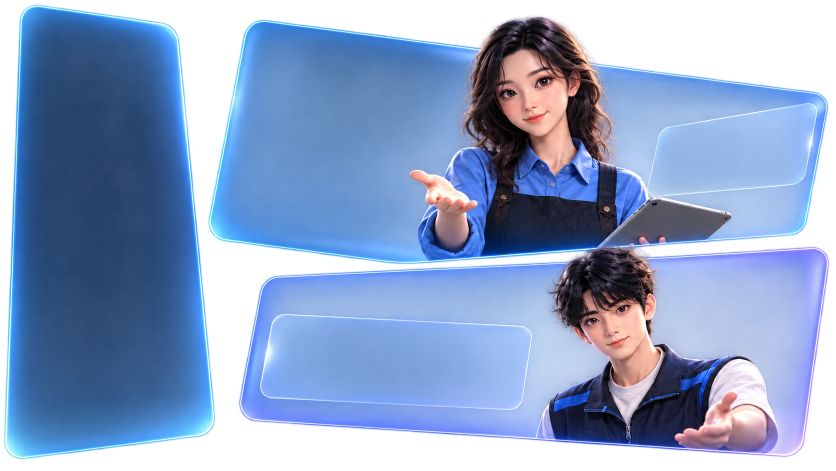
#> input picture Assets/_Project/Art/UI/Home/main/1.png, 1672 x 941 px (shown at 1/2 size)
$ python split_panels.py
#> lines starting #> are read from the running program, lines starting #| are printed output that depends on the picture
# 메인 화면 패널 합본(Assets/_Project/Art/UI/Home/main/1.png)을 왼쪽 글래스와 오른쪽 카드(훈련/현장 + 두 캐릭터) 두 장으로 나눈다.
#   결과: main/1_left.png, main/1_cards.png (원본과 같은 크기라 같은 자리에 겹쳐 놓으면 원본과 똑같다)
#   Unity에서 왼쪽 글래스만 왼쪽으로 옮겨 카드와의 틈을 벌린다(MainSceneBuilder).
# 자르는 선: 줄마다 왼쪽 글래스(알파>200) 끝과 카드 시작 사이 틈에서 가장 투명한 x. 틈이 없는 줄(맨 위/아래)은 이어 붙인다.
# 잘린 빛이 딱 끊겨 보이지 않게 자르는 선 양쪽 FEATHER px는 빛을 서서히 0으로 줄인다.
# 1.png를 바꾸면 이 스크립트를 다시 돌린다.   필요: Python 3 + numpy + Pillow
#   실행: python Art_Source/ui_main/split_panels.py
import os
import numpy as np
from PIL import Image

ROOT = os.path.abspath(os.path.join(os.path.dirname(os.path.abspath(__file__)), '..', '..'))
MAIN = os.path.join(ROOT, 'Assets', '_Project', 'Art', 'UI', 'Home', 'main')
SEARCH_X0, SEARCH_X1 = 330, 560   # 틈을 찾는 가로 범위(px). 왼쪽 글래스 오른쪽 끝 ~ 카드 왼쪽 끝을 포함
FEATHER = 4

im = np.array(Image.open(os.path.join(MAIN, '1.png')).convert('RGBA')).astype(float)
alpha = im[:, :, 3]
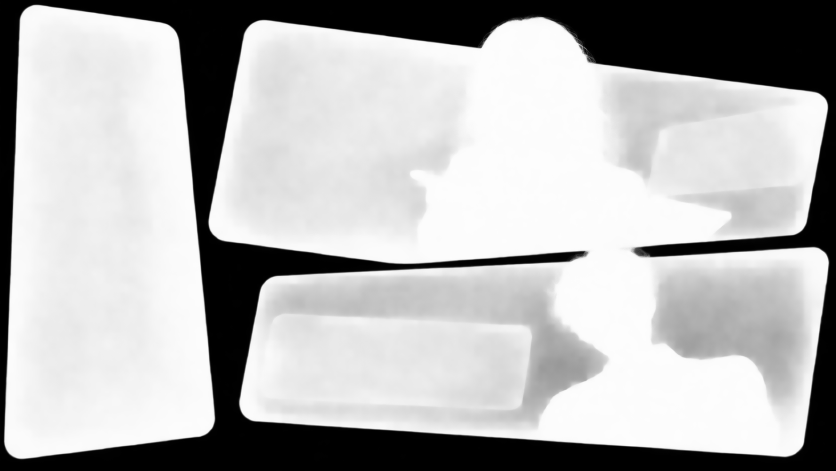
#> alpha: shape (941, 1672) float64 (shown at 1/2 size); min 0, max 255, mean 179.5
H, W = alpha.shape
#> H = 941; W = 1672

cut = np.full(H, -1.0)
#> cut = 941 values from -1 to -1
for y in range(H):
    seg = alpha[y, SEARCH_X0:SEARCH_X1]
    xs = np.where(seg > 200)[0]
    for i in range(1, len(xs)):
        if xs[i] - xs[i - 1] > 3:
            gap = seg[xs[i - 1] + 1:xs[i]]
            low = np.where(gap <= gap.min() + 6)[0]   # 가장 투명한 구간의 가운데 (한쪽 테두리에 붙지 않게)
            cut[y] = SEARCH_X0 + xs[i - 1] + 1 + float(low.mean())
            break
#> after the loop, cut = 941 values, max 473.5 at index 552, min -1 at index 0, mean 339.6
rows = np.where(cut >= 0)[0]
#> rows = 741 values from 48 to 844
if len(rows) == 0:
    raise SystemExit('틈을 찾지 못함: SEARCH_X0/X1을 확인')
cut = np.interp(np.arange(H), rows, cut[rows])
#> cut = 941 values, max 473.5 at index 552, min 404 at index 438, mean 437.1

# 줄마다 자르는 선에서 양쪽 패널(알파>60)까지 거리보다 넓게 지우지 않는다(틈이 좁은 곳에서 테두리 빛을 깎지 않게)
feather_l = np.full(H, float(FEATHER))
#> feather_l = 941 values from 4 to 4
feather_r = np.full(H, float(FEATHER))
#> feather_r = 941 values from 4 to 4
for y in range(H):
    c = int(round(cut[y]))
    row = alpha[y]
    lx = np.where(row[max(0, c - FEATHER - 1):c] > 60)[0]
    rx = np.where(row[c + 1:c + FEATHER + 2] > 60)[0]
    if len(lx): feather_l[y] = max(1.0, (FEATHER + 1) - lx.max() - 1)
    if len(rx): feather_r[y] = max(1.0, float(rx.min()))
#> this loop made 941 passes
#> c on passes 1 to 3: 418, 418, 418

d = np.arange(W)[None, :] - cut[:, None]
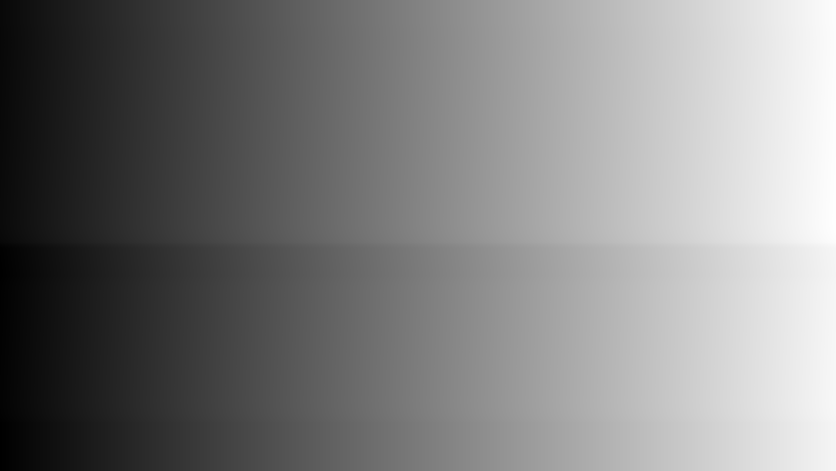
#> d: shape (941, 1672) float64 (shown at 1/2 size); min -473.5, max 1267, mean 398.4; drawn with min black and max white
left = im.copy()
right = im.copy()
left[:, :, 3] *= np.clip(-d / feather_l[:, None] + 0.5, 0, 1)
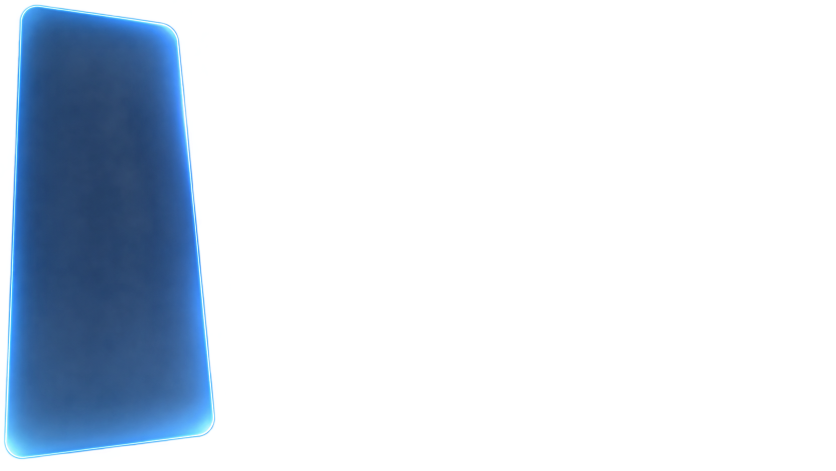
#> left: shape (941, 1672, 4) float64 (shown at 1/2 size); mean R, G, B, A 76.7, 104.6, 147.6, 49.6; transparent parts drawn white
right[:, :, 3] *= np.clip(d / feather_r[:, None] + 0.5, 0, 1)
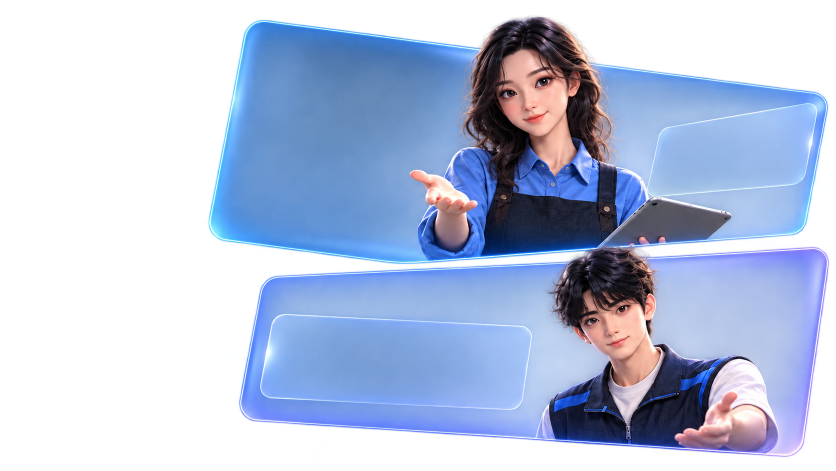
#> right: shape (941, 1672, 4) float64 (shown at 1/2 size); mean R, G, B, A 76.7, 104.6, 147.6, 129.9; transparent parts drawn white

for name, arr in (('1_left.png', left), ('1_cards.png', right)):
    Image.fromarray(np.clip(arr + 0.5, 0, 255).astype(np.uint8), 'RGBA').save(os.path.join(MAIN, name))
#> this loop made 2 passes
#> name on passes 1 to 2: '1_left.png', '1_cards.png'
print('cut x %d~%d, rows with gap %d/%d -> 1_left.png, 1_cards.png' % (cut.min(), cut.max(), len(rows), H))
#| cut x 404~473, rows with gap 741/941 -> 1_left.png, 1_cards.png

$ run again, with Assets/_Project/Art/UI/Home/main/11.png copied over Assets/_Project/Art/UI/Home/main/1.png
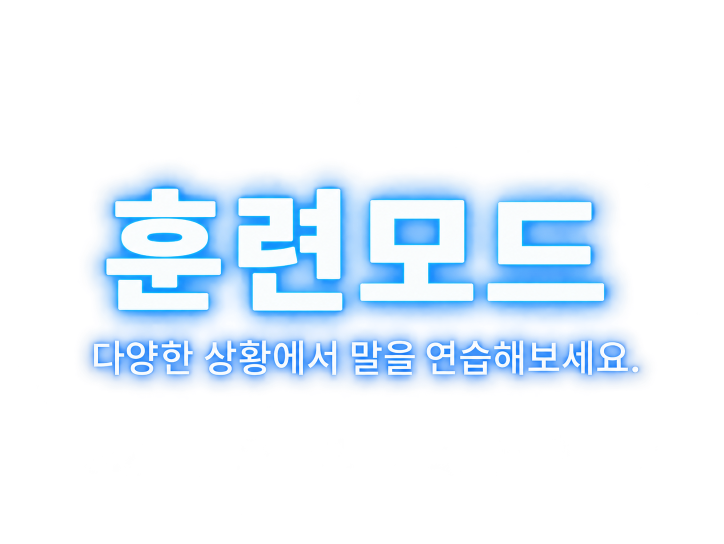
#> input picture Assets/_Project/Art/UI/Home/main/11.png, 1447 x 1087 px (shown at 1/2 size)
#> `alpha = im[:, :, 3]`:
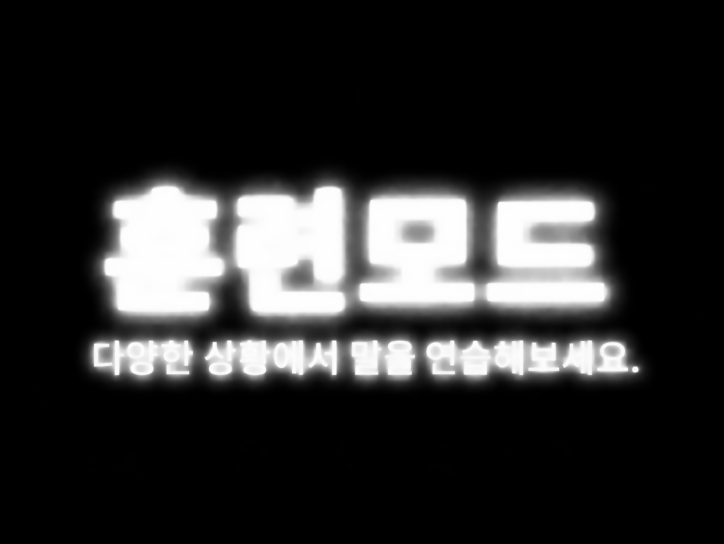
#> alpha: shape (1087, 1447) float64 (shown at 1/2 size); min 0, max 255, mean 45.1
#> after the loop `for y in range(H):`: cut = 1087 values, max 473.5 at index 749, min -1 at index 0, mean 123.9
#> rows = 307 values from 390 to 749
#> `cut = np.interp(np.arange(H), rows, cut[rows])`: cut = 1087 values, max 473.5 at index 749, min 358.5 at index 724, mean 454
#> the loop `for y in range(H):` made 1087 passes
#> c on passes 1 to 3: 453, 453, 453
#> after the loop `for y in range(H):`: feather_l = 1087 values, max 4 at index 0, min 1 at index 396, mean 3.38; feather_r = 1087 values, max 4 at index 0, min 1 at index 395, mean 3.38
#> `right[:, :, 3] *= np.clip(d / feather_r[:, None] + 0.5, 0, 1)`:
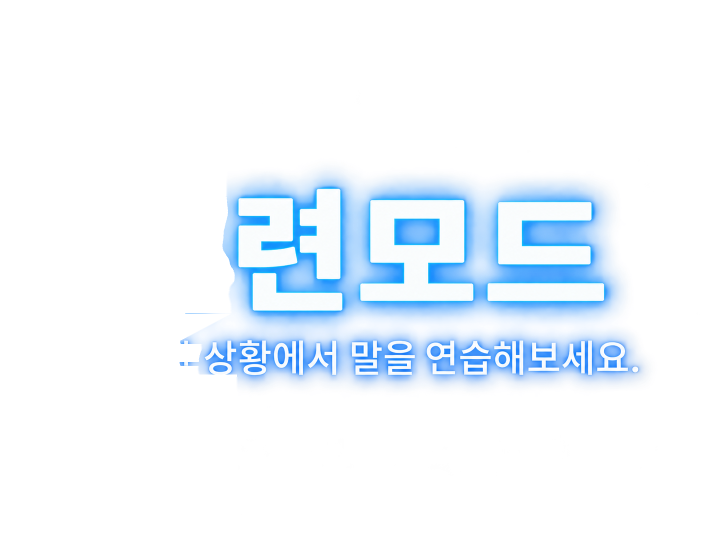
#> right: shape (1087, 1447, 4) float64 (shown at 1/2 size); mean R, G, B, A 31.4, 52.9, 76.7, 33.8; transparent parts drawn white
#> the loop `for name, arr in (('1_left.png', left), ('1_cards.png', right)):` made 2 passes
#> name on passes 1 to 2: '1_left.png', '1_cards.png'
#| cut x 358~473, rows with gap 307/1087 -> 1_left.png, 1_cards.png
